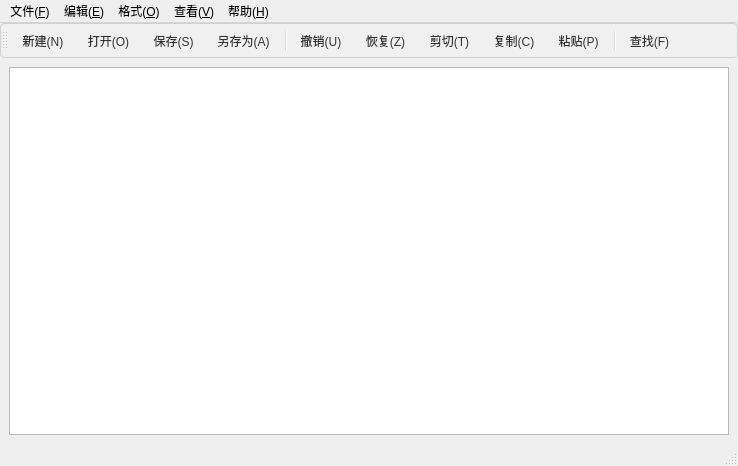
<?xml version="1.0" encoding="UTF-8"?>
<ui version="4.0">
 <class>MainWindow</class>
 <widget class="QMainWindow" name="MainWindow">
  <property name="geometry">
   <rect>
    <x>0</x>
    <y>0</y>
    <width>738</width>
    <height>466</height>
   </rect>
  </property>
  <property name="windowTitle">
   <string>MainWindow</string>
  </property>
  <widget class="QWidget" name="centralwidget">
   <layout class="QGridLayout" name="gridLayout">
    <item row="0" column="0">
     <widget class="QPlainTextEdit" name="plainTextEdit"/>
    </item>
   </layout>
  </widget>
  <widget class="QMenuBar" name="menubar">
   <property name="geometry">
    <rect>
     <x>0</x>
     <y>0</y>
     <width>738</width>
     <height>18</height>
    </rect>
   </property>
   <widget class="QMenu" name="menu_F">
    <property name="title">
     <string>文件(&amp;F)</string>
    </property>
    <addaction name="action_N"/>
    <addaction name="action_O"/>
    <addaction name="action_S"/>
    <addaction name="action_A"/>
    <addaction name="separator"/>
    <addaction name="action_X"/>
   </widget>
   <widget class="QMenu" name="menu_E">
    <property name="title">
     <string>编辑(&amp;E)</string>
    </property>
    <addaction name="action_U"/>
    <addaction name="action_Z"/>
    <addaction name="action_T"/>
    <addaction name="action_C"/>
    <addaction name="action_P"/>
    <addaction name="separator"/>
    <addaction name="action_F"/>
    <addaction name="action_R"/>
    <addaction name="separator"/>
    <addaction name="action_All"/>
   </widget>
   <widget class="QMenu" name="menu_O">
    <property name="title">
     <string>格式(&amp;O)</string>
    </property>
    <addaction name="action_W"/>
    <addaction name="action_L"/>
    <addaction name="action_Font"/>
    <addaction name="action_Color"/>
    <addaction name="separator"/>
    <addaction name="action_FontBackgroundColor"/>
    <addaction name="action_EditorBackgroundColor"/>
   </widget>
   <widget class="QMenu" name="menu_V">
    <property name="title">
     <string>查看(&amp;V)</string>
    </property>
    <addaction name="action_Tool"/>
    <addaction name="action_Statu"/>
   </widget>
   <widget class="QMenu" name="menu_H">
    <property name="title">
     <string>帮助(&amp;H)</string>
    </property>
    <addaction name="action_About"/>
   </widget>
   <addaction name="menu_F"/>
   <addaction name="menu_E"/>
   <addaction name="menu_O"/>
   <addaction name="menu_V"/>
   <addaction name="menu_H"/>
  </widget>
  <widget class="QStatusBar" name="statusbar"/>
  <widget class="QToolBar" name="toolBar">
   <property name="windowTitle">
    <string>toolBar</string>
   </property>
   <property name="styleSheet">
    <string notr="true">/* 工具栏整体样式 */
QToolBar {
    background-color: #f0f0f0; /* 工具栏背景色 */
    border: 1px solid #d0d0d0; /* 边框 */
    border-radius: 4px; /* 圆角 */
    padding: 1px; /* 内边距 */
    spacing: 1px; /* 按钮间距 */
}

/* 工具栏按钮基础样式 */
QToolBar QToolButton {
    background-color: transparent; /* 透明背景 */
    border: 1px solid transparent; /* 透明边框 */
    border-radius: 3px; /* 圆角 */
    padding: 4px 6px; /* 内边距 */
    color: #333333; /* 文字颜色 */
}

/* 按钮悬停状态 */
QToolBar QToolButton:hover {
    background-color: #e0e0e0; /* 悬停背景色 */
    border-color: #c0c0c0; /* 悬停边框色 */
}

/* 按钮按下状态 */
QToolBar QToolButton:pressed {
    background-color: #d0d0d0; /* 按下背景色 */
    border-color: #b0b0b0; /* 按下边框色 */
}

/* 按钮选中状态（如切换按钮） */
QToolBar QToolButton:checked {
    background-color: #d5e8ff; /* 选中背景色 */
    border-color: #99c4ff; /* 选中边框色 */
}

/* 禁用状态按钮 */
QToolBar QToolButton:disabled {
    color: #aaaaaa; /* 禁用文字色 */
}

/* 工具栏分隔线 */
QToolBar QFrame[frameShape=&quot;QFrame::VLine&quot;] {
    background-color: #d0d0d0; /* 分隔线颜色 */
    width: 1px; /* 分隔线宽度 */
    margin: 4px 2px; /* 分隔线边距 */
}

/* 带菜单的按钮指示器 */
QToolBar QToolButton::menu-indicator {
    image: url(:/icons/menu_indicator.png); /* 自定义指示器图标 */
    subcontrol-position: right center; /* 位置 */
    subcontrol-origin: padding; /* 原点 */
    width: 8px; /* 宽度 */
    height: 8px; /* 高度 */
    right: 2px; /* 右边距 */
}</string>
   </property>
   <attribute name="toolBarArea">
    <enum>TopToolBarArea</enum>
   </attribute>
   <attribute name="toolBarBreak">
    <bool>false</bool>
   </attribute>
   <addaction name="action_N"/>
   <addaction name="action_O"/>
   <addaction name="action_S"/>
   <addaction name="action_A"/>
   <addaction name="separator"/>
   <addaction name="action_U"/>
   <addaction name="action_Z"/>
   <addaction name="action_T"/>
   <addaction name="action_C"/>
   <addaction name="action_P"/>
   <addaction name="separator"/>
   <addaction name="action_F"/>
   <addaction name="action_R"/>
   <addaction name="separator"/>
   <addaction name="action_Font"/>
   <addaction name="action_L"/>
   <addaction name="action_W"/>
   <addaction name="separator"/>
   <addaction name="action_Tool"/>
   <addaction name="action_Statu"/>
  </widget>
  <action name="action_N">
   <property name="icon">
    <iconset theme="QIcon::ThemeIcon::DocumentNew"/>
   </property>
   <property name="text">
    <string>新建(&amp;N)</string>
   </property>
   <property name="shortcut">
    <string>Ctrl+N</string>
   </property>
  </action>
  <action name="action_O">
   <property name="icon">
    <iconset theme="QIcon::ThemeIcon::DocumentOpen"/>
   </property>
   <property name="text">
    <string>打开(&amp;O)</string>
   </property>
   <property name="shortcut">
    <string>Ctrl+O</string>
   </property>
   <property name="menuRole">
    <enum>QAction::MenuRole::NoRole</enum>
   </property>
  </action>
  <action name="action_S">
   <property name="icon">
    <iconset theme="QIcon::ThemeIcon::DocumentSave"/>
   </property>
   <property name="text">
    <string>保存(&amp;S)</string>
   </property>
   <property name="shortcut">
    <string>Ctrl+S</string>
   </property>
   <property name="menuRole">
    <enum>QAction::MenuRole::NoRole</enum>
   </property>
  </action>
  <action name="action_A">
   <property name="icon">
    <iconset theme="QIcon::ThemeIcon::DocumentSaveAs"/>
   </property>
   <property name="text">
    <string>另存为(&amp;A)</string>
   </property>
   <property name="menuRole">
    <enum>QAction::MenuRole::NoRole</enum>
   </property>
  </action>
  <action name="action_X">
   <property name="icon">
    <iconset theme="QIcon::ThemeIcon::ApplicationExit"/>
   </property>
   <property name="text">
    <string>退出(&amp;X)</string>
   </property>
   <property name="menuRole">
    <enum>QAction::MenuRole::NoRole</enum>
   </property>
  </action>
  <action name="action_U">
   <property name="icon">
    <iconset theme="QIcon::ThemeIcon::EditUndo"/>
   </property>
   <property name="text">
    <string>撤销(&amp;U)</string>
   </property>
   <property name="shortcut">
    <string>Ctrl+Z</string>
   </property>
   <property name="menuRole">
    <enum>QAction::MenuRole::NoRole</enum>
   </property>
  </action>
  <action name="action_Z">
   <property name="icon">
    <iconset theme="QIcon::ThemeIcon::EditRedo"/>
   </property>
   <property name="text">
    <string>恢复(&amp;Z)</string>
   </property>
   <property name="shortcut">
    <string>Ctrl+Shift+Z</string>
   </property>
   <property name="menuRole">
    <enum>QAction::MenuRole::NoRole</enum>
   </property>
  </action>
  <action name="action_T">
   <property name="icon">
    <iconset theme="QIcon::ThemeIcon::EditCut"/>
   </property>
   <property name="text">
    <string>剪切(&amp;T)</string>
   </property>
   <property name="shortcut">
    <string>Ctrl+X</string>
   </property>
   <property name="menuRole">
    <enum>QAction::MenuRole::NoRole</enum>
   </property>
  </action>
  <action name="action_C">
   <property name="icon">
    <iconset theme="QIcon::ThemeIcon::EditCopy"/>
   </property>
   <property name="text">
    <string>复制(&amp;C)</string>
   </property>
   <property name="shortcut">
    <string>Ctrl+C</string>
   </property>
   <property name="menuRole">
    <enum>QAction::MenuRole::NoRole</enum>
   </property>
  </action>
  <action name="action_P">
   <property name="icon">
    <iconset theme="QIcon::ThemeIcon::EditPaste"/>
   </property>
   <property name="text">
    <string>粘贴(&amp;P)</string>
   </property>
   <property name="shortcut">
    <string>Ctrl+V</string>
   </property>
   <property name="menuRole">
    <enum>QAction::MenuRole::NoRole</enum>
   </property>
  </action>
  <action name="action_F">
   <property name="icon">
    <iconset theme="QIcon::ThemeIcon::EditFind"/>
   </property>
   <property name="text">
    <string>查找(&amp;F)</string>
   </property>
   <property name="shortcut">
    <string>Ctrl+F</string>
   </property>
   <property name="menuRole">
    <enum>QAction::MenuRole::NoRole</enum>
   </property>
  </action>
  <action name="action_R">
   <property name="icon">
    <iconset theme="accessories-character-map"/>
   </property>
   <property name="text">
    <string>替换(&amp;R)</string>
   </property>
   <property name="shortcut">
    <string>Ctrl+H</string>
   </property>
   <property name="menuRole">
    <enum>QAction::MenuRole::NoRole</enum>
   </property>
  </action>
  <action name="action_All">
   <property name="icon">
    <iconset theme="QIcon::ThemeIcon::EditSelectAll"/>
   </property>
   <property name="text">
    <string>全选(&amp;A)</string>
   </property>
   <property name="shortcut">
    <string>Ctrl+A</string>
   </property>
   <property name="menuRole">
    <enum>QAction::MenuRole::NoRole</enum>
   </property>
  </action>
  <action name="action_W">
   <property name="checkable">
    <bool>true</bool>
   </property>
   <property name="icon">
    <iconset resource="resources.qrc">
     <normaloff>:/img/自动换行.png</normaloff>:/img/自动换行.png</iconset>
   </property>
   <property name="text">
    <string>自动换行(&amp;W)</string>
   </property>
   <property name="menuRole">
    <enum>QAction::MenuRole::NoRole</enum>
   </property>
  </action>
  <action name="action_L">
   <property name="checkable">
    <bool>true</bool>
   </property>
   <property name="icon">
    <iconset resource="resources.qrc">
     <normaloff>:/img/显示行号.png</normaloff>
     <normalon>img/显示行号.png</normalon>:/img/显示行号.png</iconset>
   </property>
   <property name="text">
    <string>显示行号(&amp;L)</string>
   </property>
   <property name="shortcut">
    <string>Ctrl+L</string>
   </property>
   <property name="menuRole">
    <enum>QAction::MenuRole::NoRole</enum>
   </property>
  </action>
  <action name="action_Font">
   <property name="icon">
    <iconset resource="resources.qrc">
     <normaloff>:/img/字体.png</normaloff>:/img/字体.png</iconset>
   </property>
   <property name="text">
    <string>字体(&amp;F)</string>
   </property>
   <property name="menuRole">
    <enum>QAction::MenuRole::NoRole</enum>
   </property>
  </action>
  <action name="action_Color">
   <property name="text">
    <string>字体颜色</string>
   </property>
   <property name="menuRole">
    <enum>QAction::MenuRole::NoRole</enum>
   </property>
  </action>
  <action name="action_FontBackgroundColor">
   <property name="text">
    <string>字体背景颜色</string>
   </property>
   <property name="menuRole">
    <enum>QAction::MenuRole::NoRole</enum>
   </property>
  </action>
  <action name="action_EditorBackgroundColor">
   <property name="text">
    <string>编辑器背景色</string>
   </property>
   <property name="menuRole">
    <enum>QAction::MenuRole::NoRole</enum>
   </property>
  </action>
  <action name="action_Tool">
   <property name="checkable">
    <bool>true</bool>
   </property>
   <property name="icon">
    <iconset theme="QIcon::ThemeIcon::DocumentProperties"/>
   </property>
   <property name="text">
    <string>工具栏(&amp;T)</string>
   </property>
   <property name="menuRole">
    <enum>QAction::MenuRole::NoRole</enum>
   </property>
  </action>
  <action name="action_Statu">
   <property name="checkable">
    <bool>true</bool>
   </property>
   <property name="icon">
    <iconset resource="resources.qrc">
     <normaloff>:/img/3状态栏.png</normaloff>:/img/3状态栏.png</iconset>
   </property>
   <property name="text">
    <string>状态栏(&amp;S)</string>
   </property>
   <property name="menuRole">
    <enum>QAction::MenuRole::NoRole</enum>
   </property>
  </action>
  <action name="action_About">
   <property name="icon">
    <iconset theme="QIcon::ThemeIcon::HelpAbout"/>
   </property>
   <property name="text">
    <string>关于(&amp;A)</string>
   </property>
   <property name="menuRole">
    <enum>QAction::MenuRole::NoRole</enum>
   </property>
  </action>
 </widget>
 <resources>
  <include location="resources.qrc"/>
 </resources>
 <connections/>
</ui>
